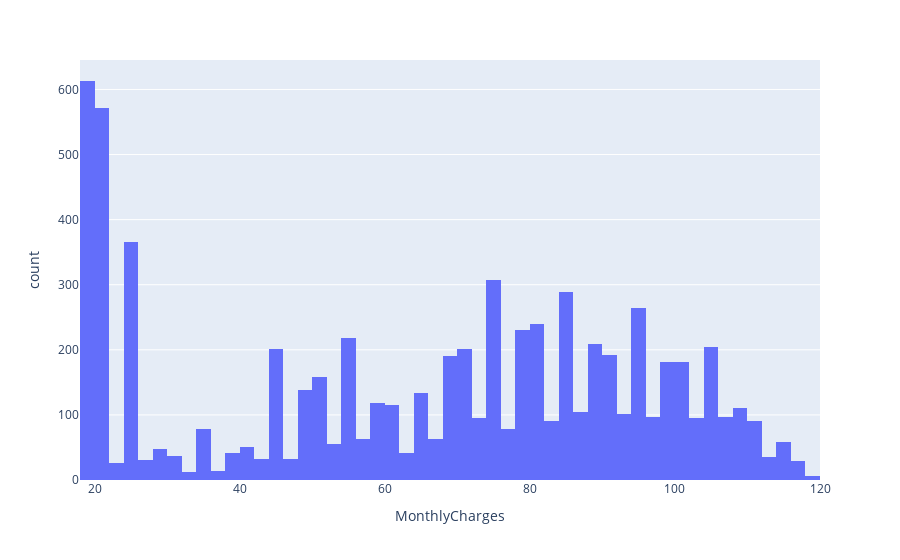

Source (notebook cell):
### Markdown cell above
## **Monthly Charges**

### Code cell
# Histogram Of Monthly Charges
px.histogram(df,'MonthlyCharges')

### Figure 1 — Plotly figure (JSON) as saved in the notebook; plotly's stock layout.template omitted (floating-point values rounded to 4 significant figures; data arrays with more than 128 entries replaced by an {"elided": "..."} marker saying what was removed)
{"data": [{"alignmentgroup": "True", "bingroup": "x", "hovertemplate": "MonthlyCharges=%{x}<br>count=%{y}<extra></extra>", "legendgroup": "", "marker": {"color": "#636efa", "pattern": {"shape": ""}}, "name": "", "offsetgroup": "", "orientation": "v", "showlegend": false, "type": "histogram", "x": {"elided": "7043 float values"}, "xaxis": "x", "yaxis": "y"}], "layout": {"barmode": "relative", "legend": {"tracegroupgap": 0}, "margin": {"t": 60}, "xaxis": {"anchor": "y", "domain": [0, 1], "title": {"text": "MonthlyCharges"}}, "yaxis": {"anchor": "x", "domain": [0, 1], "title": {"text": "count"}}}}
